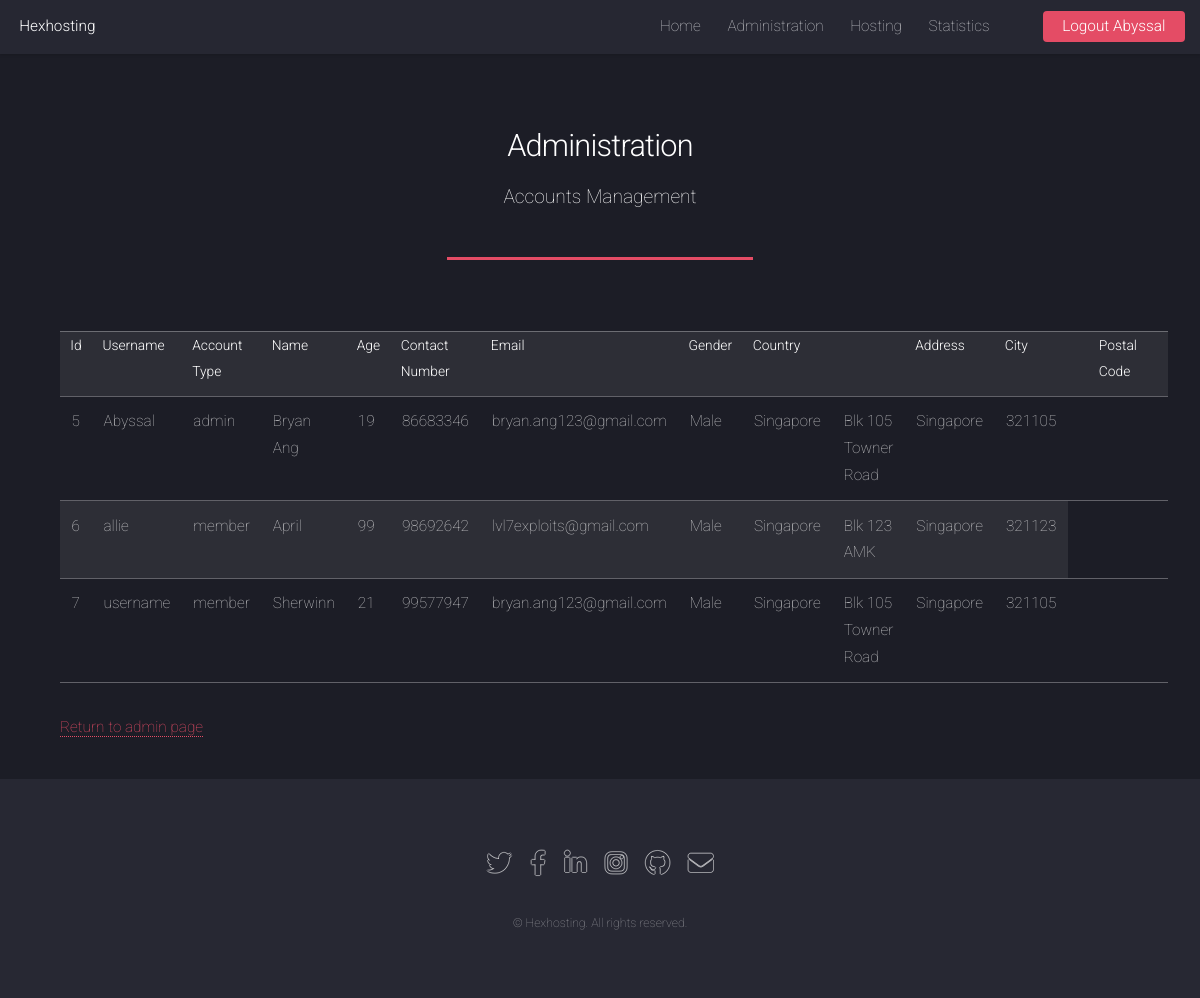
The app's page /Assignment2/admin_display.php (signed in) with its own data.
### tables this page shows
CREATE TABLE `accounts_registered` (
  `Id` int(11) NOT NULL,
  `Username` varchar(50) NOT NULL,
  `Password` varchar(512) NOT NULL,
  `Account_Type` varchar(50) NOT NULL DEFAULT 'member',
  `Active` int(1) NOT NULL DEFAULT '0',
  `vkey` varchar(100) NOT NULL,
  `Name` varchar(50) NOT NULL,
  `Age` int(3) NOT NULL,
  `Contact` varchar(10) NOT NULL,
  `Email` varchar(50) NOT NULL,
  `Gender` varchar(10) NOT NULL,
  `Country` varchar(50) NOT NULL,
  `Address` varchar(400) NOT NULL,
  `City` varchar(50) NOT NULL,
  `Zip_Code` varchar(10) NOT NULL
);

### Assignment2/admin_display.php (the view, shortened to what this page needs)
<?php require_once("includes/connection.php"); ?>
<!DOCTYPE HTML>
<html>
	<head>
		<link rel="stylesheet" href="assets/css/main.css" />
	</head>
	<body class="is-preload">
		<div id="page-wrapper">
				<header id="header">
					<h1 id="logo"><a href="index.php">Hexhosting</a></h1>
					<nav id="nav">
						<ul>
							<li><a href="index.php">Home</a></li>
                            <li><a href="admin.php">Administration</a></li>
                            <li><a href="hosting.php">Hosting</a></li>
                            <li><a href="stats.php">Statistics</a></li>
                            <li>
							    <?php
									if(isset($_SESSION['login']) && $_SESSION['role']!="")
									{
										echo"<a href='logout.php' class='button primary'>Logout ".$_SESSION['login']."</a>";
									}
									else
									{
										echo("<a href='login.php' class='button primary'>Login</a>");
									}
								?>
							</li>
						</ul>
					</nav>
				</header>
				<div id="main" class="wrapper style1">
					<div class="container">
						<header class="major">
							<h2>Administration</h2>
							<p>Accounts Management</p>
						</header>
							<section id="content">
                                <?php
									$SearchBy = $_POST['SearchOption'];
		$Search = $_POST['SearchString'];
		if ($SearchBy == "All")
		{
			$result = mysqli_query($connection,"SELECT * FROM accounts_registered") or die( mysqli_error($connection));
		}
		elseif ($SearchBy == "Name")
		{
			$result = mysqli_query($connection,"SELECT * FROM accounts_registered WHERE Name LIKE '".$Search."%'") or die( mysqli_error($connection));
		}
		elseif ($SearchBy == "Account_Type")
		{
			$result = mysqli_query($connection,"SELECT * FROM accounts_registered WHERE Account_Type LIKE '".$Search."%'") or die( mysqli_error($connection));
		}
		else
		{
			$result = mysqli_query($connection,"SELECT * FROM accounts_registered WHERE Contact LIKE '".$Search."%'") or die( mysqli_error($connection));
		}
		echo "<table>
		<tr>
		<th>Id</th>
		<th>Username</th>
		<th>Account Type</th>
		<th>Name</th>
		<th>Age</th>
        <th>Contact Number</th>
        <th>Email</th>
		<th>Gender</th>
        <th>Country<th>
		<th>Address</th>
        <th>City<th>
        <th>Postal Code<th>
		</tr>";
		while($row = mysqli_fetch_array($result))
		{
			echo "<tr>";
			echo "<td>" . $row['Id'] . "</td>";
			echo "<td>" . $row['Username'] . "</td>";
			echo "<td>" . $row['Account_Type'] . "</td>";
			echo "<td>" . $row['Name'] . "</td>";
			echo "<td>" . $row['Age'] . "</td>";
			echo "<td>" . $row['Contact'] . "</td>";
			echo "<td>" . $row['Email'] . "</td>";
			echo "<td>" . $row['Gender'] . "</td>";
			echo "<td>" . $row['Country'] . "</td>";
            echo "<td>" . $row['Address'] . "</td>";
            echo "<td>" . $row['City'] . "</td>";
            echo "<td>" . $row['Zip_Code'] . "</td>";
			echo "</tr>";
		}
		echo "</table>";
	                            	?>
									<a href="admin.php">Return to admin page</a>
							</section>
					</div>
				</div>
				<footer id="footer">
					<ul class="icons">
						<li><a href="#" class="icon brands alt fa-twitter"><span class="label">Twitter</span></a></li>
						<li><a href="#" class="icon brands alt fa-facebook-f"><span class="label">Facebook</span></a></li>
						<li><a href="#" class="icon brands alt fa-linkedin-in"><span class="label">LinkedIn</span></a></li>
						<li><a href="#" class="icon brands alt fa-instagram"><span class="label">Instagram</span></a></li>
						<li><a href="#" class="icon brands alt fa-github"><span class="label">GitHub</span></a></li>
						<li><a href="#" class="icon solid alt fa-envelope"><span class="label">Email</span></a></li>
					</ul>
					<ul class="copyright">
						<li>&copy; Hexhosting. All rights reserved.</li>
					</ul>
				</footer>
		</div>
	</body>
</html>

### records on screen
accounts_registered: Id "5", Username "Abyssal", Account_Type "admin", Name "Bryan Ang", Age "19", Contact "86683346", Email "bryan.ang123@gmail.com", Gender "Male", Country "Singapore", Address "Blk 105 Towner Road", City "Singapore", Zip_Code "321105"
accounts_registered: Id "6", Username "allie", Account_Type "member", Name "April", Age "99", Contact "98692642", Email "lvl7exploits@gmail.com", Gender "Male", Country "Singapore", Address "Blk 123 AMK", City "Singapore", Zip_Code "321123"
accounts_registered: Id "7", Username "username", Account_Type "member", Name "Sherwinn", Age "21", Contact "99577947", Email "bryan.ang123@gmail.com", Gender "Male", Country "Singapore", Address "Blk 105 Towner Road", City "Singapore", Zip_Code "321105"

### other values on screen
$_SESSION['login'] "Abyssal"
